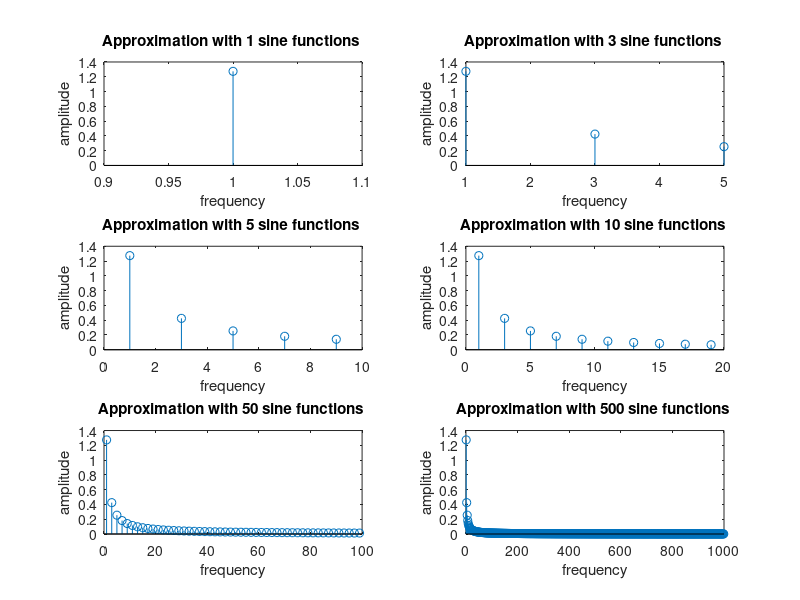

Reproduce this figure in MATLAB.
stemcount = 0;


for range = [1, 3, 5, 10, 50, 500]
    amplitude = [];
    time = -1:0.01:1;
    
    for step = 1:2:range*2
        
        freqSum = (4/pi) * ((sin(2 * pi * step * time))/step);
        
        amplitude = [amplitude (max(freqSum))];
        
    end
    step = (1:2:step);
    figure(1);
    
    stemcount = stemcount + 1;
    
    subplot(3, 2, stemcount);
    
    stem(step, amplitude);
    
    ti= ['Approximation with ', num2str(range), ' sine functions '];
    
    xlabel ('frequency');
    ylabel ('amplitude');
    
   title(ti);
    
end

